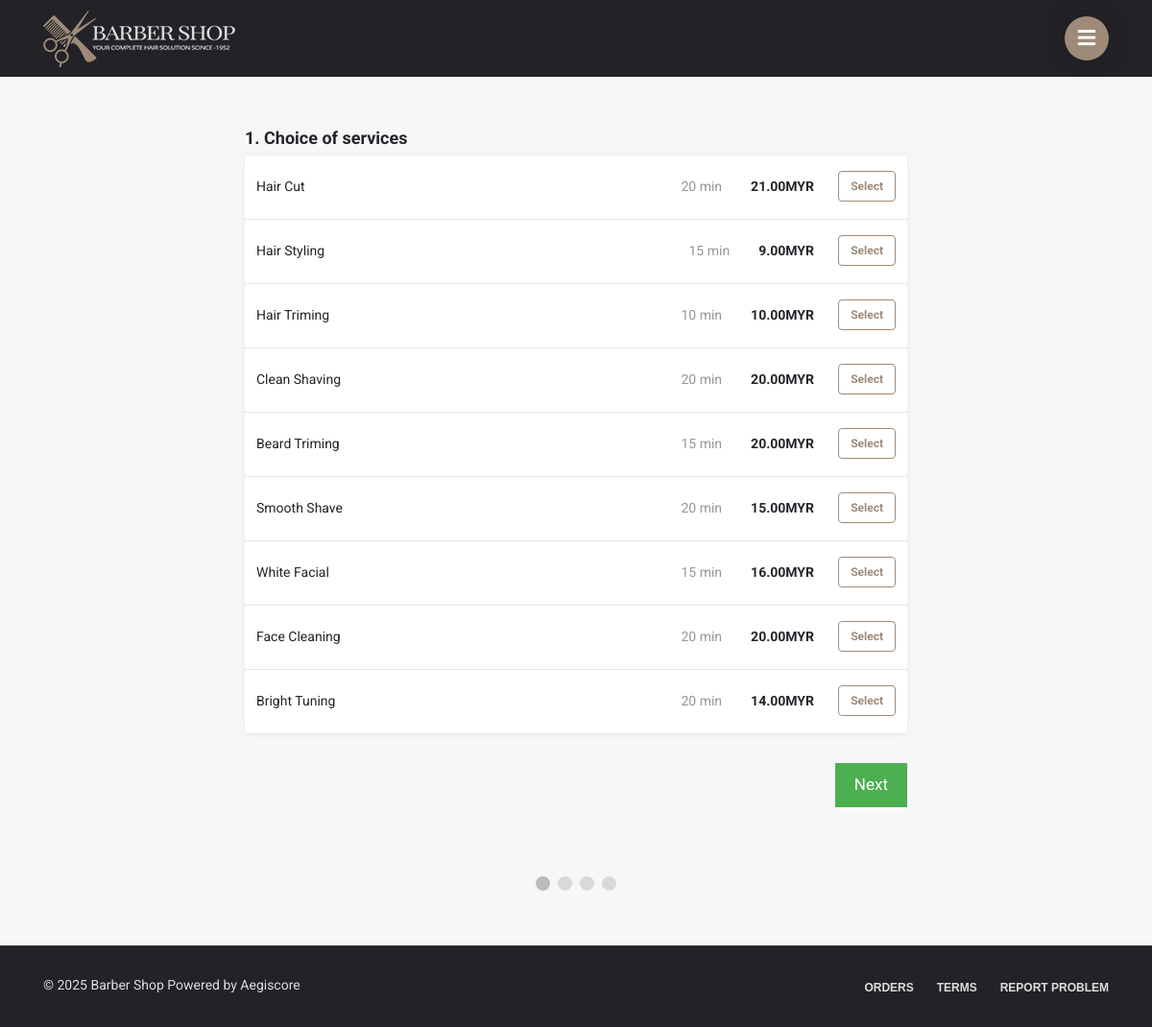
/appointment.php, run on the app's committed database.
### tables this page shows
CREATE TABLE `services` (
  `service_id` int NOT NULL,
  `service_name` varchar(50) NOT NULL,
  `service_description` varchar(255) NOT NULL,
  `service_price` decimal(6,2) NOT NULL,
  `service_duration` int NOT NULL,
  `category_id` int NOT NULL
);

### appointment.php (the view, shortened to what this page needs)
<?php
    include "connect.php";
    include "Includes/templates/header.php";
    include "Includes/templates/navbar.php";
?>
<link rel="stylesheet" href="Design/css/appointment-page-style.css">
<section class="booking_section">
	<div class="container">
		<form method="post" id="appointment_form" action="appointment.php">
			<div class="select_services_div tab_reservation" id="services_tab">
				<div class="text_header">
					<span>
						1. Choice of services
					</span>
				</div>
				<div class="items_tab">
        			<?php
        				$stmt = $con->prepare("Select * from services");
                    	$stmt->execute();
                    	$rows = $stmt->fetchAll();
                    	foreach($rows as $row)
                    	{
                        	echo "<div class='itemListElement'>";
                            	echo "<div class = 'item_details'>";
                                	echo "<div>";
                                    	echo $row['service_name'];
                                	echo "</div>";
                                	echo "<div class = 'item_select_part'>";
                                		echo "<span class = 'service_duration_field'>";
                                    		echo $row['service_duration']." min";
                                    	echo "</span>";
                                    	echo "<div class = 'service_price_field'>";
    										echo "<span style = 'font-weight: bold;'>";
                                    			echo $row['service_price']."MYR";
                                    		echo "</span>";
                                    	echo "</div>";
                                    ?>
                                    	<div class="select_item_bttn">
                                    		<div class="btn-group-toggle" data-toggle="buttons">
												<label class="service_label item_label btn btn-secondary">
													<input type="checkbox"  name="selected_services[]" value="<?php echo $row['service_id'] ?>" autocomplete="off">Select
												</label>
											</div>
                                    	</div>
                                    <?php
                                	echo "</div>";
                            	echo "</div>";
                        	echo "</div>";
                    	}
            		?>
    			</div>
			</div>
			<div style="overflow:auto;padding: 30px 0px;">
    			<div style="float:right;">
      				<button type="button" id="nextBtn" class="next_prev_buttons" onclick="nextPrev(1)">Next</button>
    			</div>
  			</div>
  			<div style="text-align:center;margin-top:40px;">
    			<span class="step"></span>
    			<span class="step"></span>
    			<span class="step"></span>
    			<span class="step"></span>
  			</div>
		</form>
	</div>
</section>
<?php include "Includes/templates/footer.php"; ?>

### Design/css/main.css (style rules this page uses)
html { scroll-behavior: smooth; }
body { font-size: 16px; background-color: white; font-family: 'Roboto', sans-serif; }

### Design/css/appointment-page-style.css (style rules this page uses)
body { background: #f7f7f7; }
.text_header { margin-bottom: 5px; font-size: 18px; font-weight: bold; line-height: 1.5; margin-top: 22px; }
.booking_section { max-width: 720px; margin: 50px auto; }
.items_tab { border-radius: 4px; background-color: white; overflow: hidden; box-shadow: 0 0 5px 0 rgba(60, 66, 87, 0.04), 0 0 10px 0 rgba(0, 0, 0, 0.04); }
.itemListElement { font-size: 14px; line-height: 1.29; border-bottom: solid 1px #e5e5e5; cursor: pointer; padding: 16px 12px 18px 12px; }
.item_details { width: auto; display: -webkit-box; display: -moz-box; display: -ms-flexbox; display: -webkit-flex; display: flex; flex-direction: row; justify-content: space-between; align-items: center; -webkit-box-orient: horizontal; -webkit-box-direction: normal; -webkit-flex-direction: row; -webkit-box-pack: justify; -webkit-justify-content: space-between; -webkit-box-align: center; -webkit-align-items: center; }
.item_label { color: #9e8a78; border-color: #9e8a78; background: white; font-size: 12px; font-weight: 700; }
.item_select_part { display: flex; -webkit-box-pack: justify; justify-content: space-between; -webkit-box-align: center; align-items: center; flex-shrink: 0; }
.select_item_bttn { width: 55px; display: flex; margin-left: 30px; -webkit-box-pack: end; justify-content: flex-end; }
.service_duration_field { text-align: right; min-width: 60px; width: auto; color: rgb(151, 151, 151); line-height: 1.29; font-size: 14px; }
.service_price_field { width: auto; display: flex; margin-left: 30px; -webkit-box-align: baseline; align-items: baseline; }
.step { height: 15px; width: 15px; margin: 0 2px; background-color: #bbbbbb; border: none; border-radius: 50%; display: inline-block; opacity: 0.5; }
.step.active { opacity: 1; }
.next_prev_buttons { background-color: #4CAF50; color: #ffffff; border: none; padding: 10px 20px; font-size: 17px; cursor: pointer; }
.tab_reservation { display: none; }

### data on the page
services: service_name "Hair Cut", service_duration "20", service_price "21.00"
services: service_name "Hair Styling", service_duration "15", service_price "9.00"
services: service_name "Hair Triming", service_duration "10", service_price "10.00"
services: service_name "Clean Shaving", service_duration "20", service_price "20.00"
services: service_name "Beard Triming", service_duration "15", service_price "20.00"
services: service_name "Smooth Shave", service_duration "20", service_price "15.00"
services: service_name "White Facial", service_duration "15", service_price "16.00"
services: service_name "Face Cleaning", service_duration "20", service_price "20.00"
services: service_name "Bright Tuning", service_duration "20", service_price "14.00"
